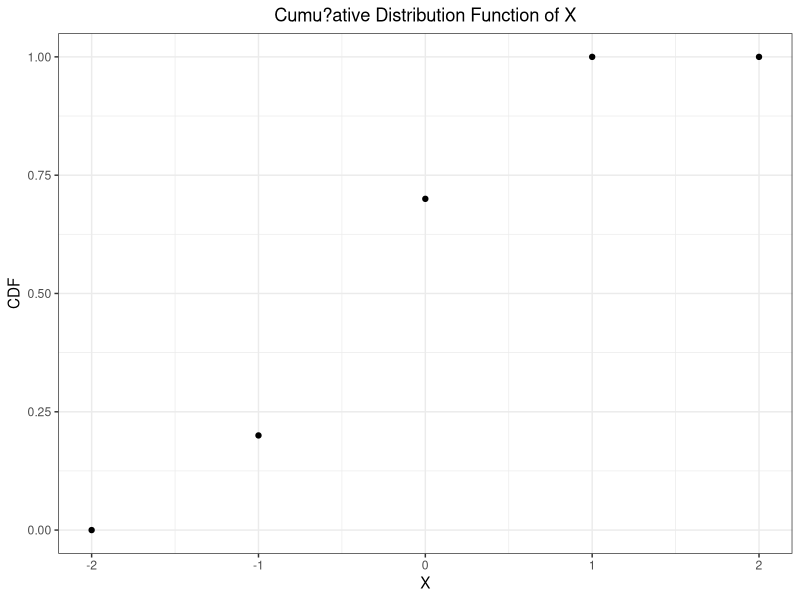

This chart was generated by the following R code:
##################### STOCHASTIC SIMULATION ####################
#####################  HOMEWORK 1 ##############################
#Johannes Talero
library(ggplot2)

#2. Inverse method for discrete r.v.'s (Jones):
#  Consider the discrete random variable (r?v.) X with probability mass function (pmf ) given by:
#  P(X = ???1) = 0.2, P(X = 0) = 0.5, P(X = 1) = 0.3

#a) Calculate and plot the Cumulative Distribution Function (CDF) F_X(x) of X.
df<- data.frame('X'= -2:2, 'CDF'=c(0,0.2,0.7,1,1))
ggplot(df, aes(x=X, y=CDF),color='Red')+
  geom_point()+ theme_bw()+
  ggtitle('Cumu?ative Distribution Function of X')+
  theme(plot.title = element_text(hjust = 0.5))








